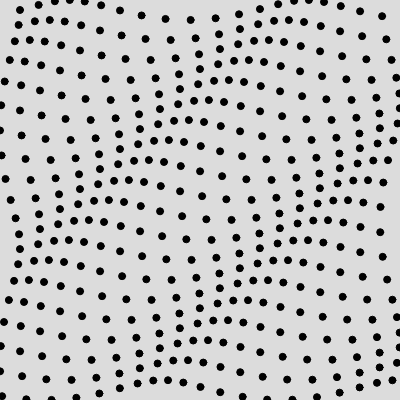
Frame 1 (no input)
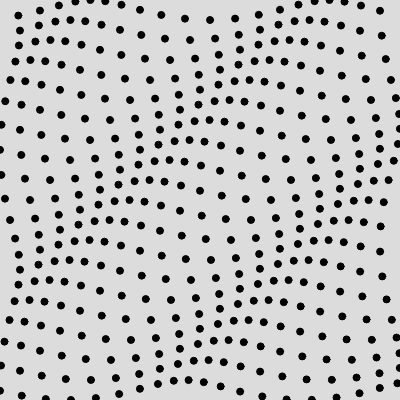
Frame 60 (no input)
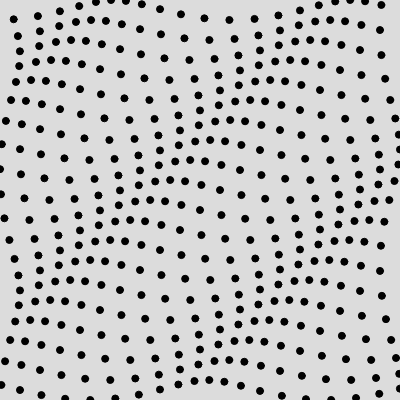
Frame 120 (the mouse pressed at the canvas centre since frame 60)

The p5.js sketch that drew these frames (run headless with seeded random() and noise() and a simulated clock; from frame 60 on, the mouse is pressed at the canvas centre):

// p5.js sketch
// ── sketch.js
let grid = [];
let cols = 20;
let rows = 20;
let loc = 100;

function setup() {
  createCanvas(400, 400);
  let rowSize = height/rows;
  let colSize = width/cols;

  for (let i = 0; i < cols; i++){
    grid[i] = [];
    for (let j = 0; j < rows; j++){
      grid[i][j] = new Cell(colSize*i + (colSize/2), rowSize*j + (rowSize/2), 
        rowSize/2, i*loc + j*loc);
    }
  }
}

function draw() {
  background(220);
  for (let i = 0; i < cols; i++){
    for (let j = 0; j < rows; j++){
      grid[i][j].update();
      grid[i][j].display();
    }
  }
}

// ── cell.js
class Cell {
    constructor(x0, y0, r, angle){
        this.radius = r;
        this.angle = angle;
        this.x0 = x0;
        this.y0 = y0;
    }

    update(){
        this.x = this.radius*cos(this.angle);
        this.y = this.radius*sin(this.angle);
        this.angle += 0.01;
    }
    display(){
        // ellipse(this.x0, this.y0, this.radius * 2, this.radius * 2);
        // line(this.x0, this.y0, this.x0 + this.x, this.y0 + this.y);
        fill(0)
        ellipse(this.x0 + this.x, this.y0 + this.y, 7, 7);
    }
}
